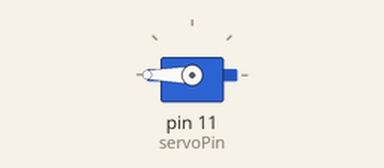
A sketch run on a simulated Arduino Uno, built with avr-gcc and run on an emulated ATmega328P. On the bench: servo.

Above: at 3.6 s.
At 10.0 s:
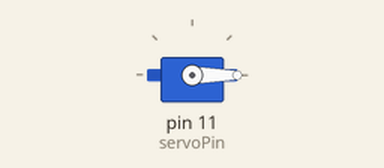
At 24.86 s:
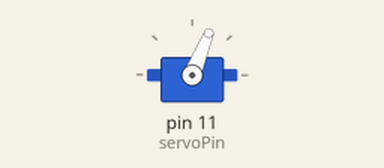
At 38.07 s:
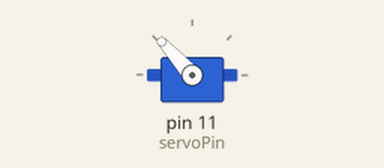
Timing chart, 0 to 40.0 s (numbered marks = the images above):
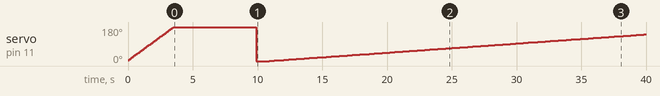

Measured:
- by itself, servo on pin 11 (servoPin): 5° → 10° at 0.10 s, → 15° 0.10 s later, → 20° 0.10 s later, → 25° 0.10 s later, … (177 changes in this stretch)

The sketch:

advanced1_d_servo2.ino
```cpp
#include <Servo.h>


const int servoPin = 11; // PWM pin for the servo
const int maxAngle = 90; // the servo can only rotate up to +90 degrees
const int minAngle = -90; // or -90 degrees

int angle = 0;	// this variable will keep track of the current angle of our servo
					// in this case we are going to start off at -90

Servo servo;

void setup()
{
  servo.attach(servoPin); // tell the servo object to use the servo on pin 11
}

void loop()
{
	angle = angle + 5; // [blank] what do we do to the angle so that it changes over time?
	servo.write(angle);
  delay(100);
}
```
